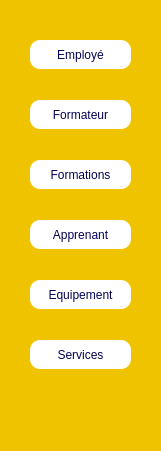
   <widget class="QFrame" name="frame">
    <property name="geometry">
     <rect>
      <x>30</x>
      <y>190</y>
      <width>161</width>
      <height>451</height>
     </rect>
    </property>
    <property name="styleSheet">
     <string notr="true">
background-color: rgb(240, 195, 0);
border-radius:10px;</string>
    </property>
    <property name="frameShape">
     <enum>QFrame::Shape::NoFrame</enum>
    </property>
    <widget class="QPushButton" name="pushButton_formation">
     <property name="geometry">
      <rect>
       <x>30</x>
       <y>160</y>
       <width>101</width>
       <height>29</height>
      </rect>
     </property>
     <property name="styleSheet">
      <string notr="true">QPushButton{
	font: 700 9pt &quot;Rockwell&quot;;
background-color: rgb(255, 255, 255);
	color: rgb(4, 4, 87);
	border-radius:10px;
	font: 700 8pt &quot;Rockwell&quot;;
}
QPushButton:hover{
	background-color: rgb(236, 236, 236);
	color: #000000;
	border: 1px solid #ffffff;
	border-radius:5px;
}</string>
     </property>
     <property name="text">
      <string>Formations</string>
     </property>
    </widget>
    <widget class="QPushButton" name="pushButton_equipement">
     <property name="geometry">
      <rect>
       <x>30</x>
       <y>280</y>
       <width>101</width>
       <height>29</height>
      </rect>
     </property>
     <property name="styleSheet">
      <string notr="true">QPushButton{
	font: 700 9pt &quot;Rockwell&quot;;
background-color: rgb(255, 255, 255);
	color: rgb(4, 4, 87);
	border-radius:10px;
	font: 700 8pt &quot;Rockwell&quot;;
}
QPushButton:hover{
	background-color: rgb(236, 236, 236);
	color: #000000;
	border: 1px solid #ffffff;
	border-radius:5px;
}</string>
     </property>
     <property name="text">
      <string>Equipement</string>
     </property>
    </widget>
    <widget class="QPushButton" name="pushButton_service">
     <property name="geometry">
      <rect>
       <x>30</x>
       <y>340</y>
       <width>101</width>
       <height>29</height>
      </rect>
     </property>
     <property name="styleSheet">
      <string notr="true">QPushButton{
	font: 700 9pt &quot;Rockwell&quot;;
background-color: rgb(255, 255, 255);
	color: rgb(4, 4, 87);
	border-radius:10px;
	font: 700 8pt &quot;Rockwell&quot;;
}
QPushButton:hover{
	background-color: rgb(236, 236, 236);
	color: #000000;
	border: 1px solid #ffffff;
	border-radius:5px;
}</string>
     </property>
     <property name="text">
      <string>Services</string>
     </property>
    </widget>
    <widget class="QPushButton" name="pushButton_apprenant">
     <property name="geometry">
      <rect>
       <x>30</x>
       <y>220</y>
       <width>101</width>
       <height>29</height>
      </rect>
     </property>
     <property name="styleSheet">
      <string notr="true">QPushButton{
	font: 700 9pt &quot;Rockwell&quot;;
background-color: rgb(255, 255, 255);
	color: rgb(4, 4, 87);
	border-radius:10px;
	font: 700 8pt &quot;Rockwell&quot;;
}
QPushButton:hover{
	background-color: rgb(236, 236, 236);
	color: #000000;
	border: 1px solid #ffffff;
	border-radius:5px;
}</string>
     </property>
     <property name="text">
      <string>Apprenant</string>
     </property>
    </widget>
    <widget class="QPushButton" name="pushButton_employe">
     <property name="geometry">
      <rect>
       <x>30</x>
       <y>40</y>
       <width>101</width>
       <height>29</height>
      </rect>
     </property>
     <property name="styleSheet">
      <string notr="true">QPushButton{

	font: 700 9pt &quot;Rockwell&quot;;
background-color: rgb(255, 255, 255);
	color: rgb(4, 4, 87);
	border-radius:10px;
	font: 700 8pt &quot;Rockwell&quot;;
}
QPushButton:hover{
	background-color: rgb(233, 233, 233);
	color: #000000;
	border: 1px solid #ffffff;
	border-radius:5px;
}</string>
     </property>
     <property name="text">
      <string>Employé</string>
     </property>
    </widget>
    <widget class="QPushButton" name="pushButton_formateur">
     <property name="geometry">
      <rect>
       <x>30</x>
       <y>100</y>
       <width>101</width>
       <height>29</height>
      </rect>
     </property>
     <property name="styleSheet">
      <string notr="true">QPushButton{

	font: 700 9pt &quot;Rockwell&quot;;
background-color: rgb(255, 255, 255);
	color: rgb(4, 4, 87);
	border-radius:10px;
	font: 700 8pt &quot;Rockwell&quot;;
}
QPushButton:hover{
	background-color: rgb(233, 233, 233);
	color: #000000;
	border: 1px solid #ffffff;
	border-radius:5px;
}</string>
     </property>
     <property name="text">
      <string>Formateur</string>
     </property>
    </widget>
    <widget class="QPushButton" name="pushButton_retour_menu">
     <property name="geometry">
      <rect>
       <x>0</x>
       <y>421</y>
       <width>41</width>
       <height>20</height>
      </rect>
     </property>
     <property name="styleSheet">
      <string notr="true">background-color: rgb(240, 195, 0);
color: rgb(0, 0, 0);



</string>
     </property>
     <property name="text">
      <string/>
     </property>
     <property name="icon">
      <iconset>
       <normaloff>:/img/retour.png</normaloff>:/img/retour.png</iconset>
     </property>
     <property name="iconSize">
      <size>
       <width>20</width>
       <height>20</height>
      </size>
     </property>
    </widget>
   </widget>
